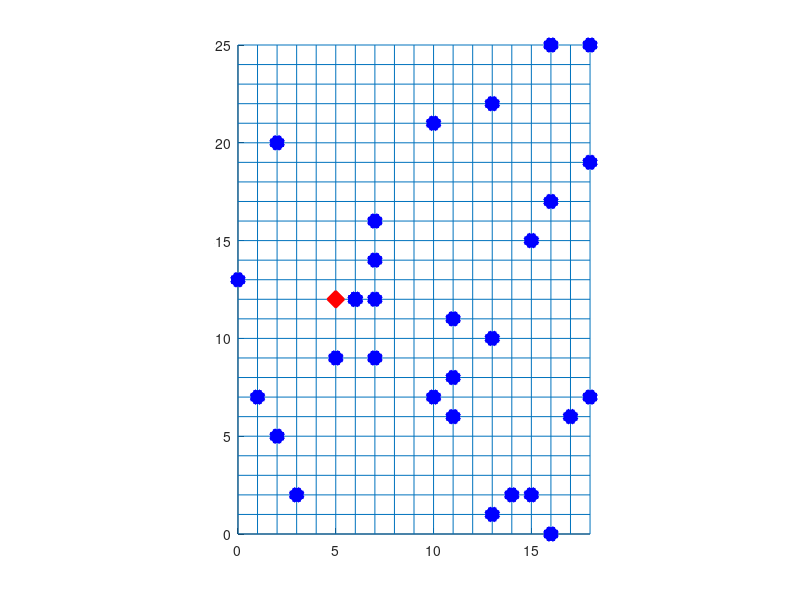

Write the MATLAB code that produced this figure.
clear; clf; hold on

nx = 18; ny = 25;

for j=0:ny
    line([0 nx], [j j])
end

for i=0:nx
    line([i i], [0 ny])
end

NoH = 30;

x = randi([0 nx], NoH, 1);
y = randi([0 ny], NoH, 1);

plot(x, y, 'b*', 'linewidth', 10)

i = 5; j = 12;

plot(i, j, 'rx', 'linewidth', 10)

axis image

d = 0;

for k=1:NoH
  d = d + abs(x(k)-i) + abs(y(k)-j);
end

d
